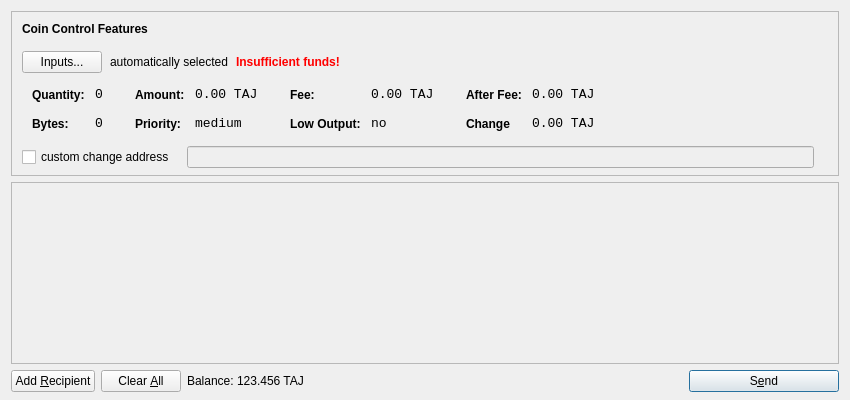
<?xml version="1.0" encoding="UTF-8"?>
<ui version="4.0">
 <class>SendCoinsDialog</class>
 <widget class="QDialog" name="SendCoinsDialog">
  <property name="geometry">
   <rect>
    <x>0</x>
    <y>0</y>
    <width>850</width>
    <height>400</height>
   </rect>
  </property>
  <property name="windowTitle">
   <string>Send Coins</string>
  </property>
  <layout class="QVBoxLayout" name="verticalLayout" stretch="0,1,0">
   <property name="bottomMargin">
    <number>8</number>
   </property>
   <item>
    <widget class="QFrame" name="frameCoinControl">
     <property name="sizePolicy">
      <sizepolicy hsizetype="Expanding" vsizetype="Expanding">
       <horstretch>0</horstretch>
       <verstretch>0</verstretch>
      </sizepolicy>
     </property>
     <property name="maximumSize">
      <size>
       <width>16777215</width>
       <height>16777215</height>
      </size>
     </property>
     <property name="frameShape">
      <enum>QFrame::StyledPanel</enum>
     </property>
     <property name="frameShadow">
      <enum>QFrame::Sunken</enum>
     </property>
     <layout class="QVBoxLayout" name="verticalLayoutCoinControl2">
      <property name="spacing">
       <number>-1</number>
      </property>
      <property name="leftMargin">
       <number>0</number>
      </property>
      <property name="topMargin">
       <number>0</number>
      </property>
      <property name="rightMargin">
       <number>0</number>
      </property>
      <property name="bottomMargin">
       <number>6</number>
      </property>
      <item>
       <layout class="QVBoxLayout" name="verticalLayoutCoinControl" stretch="0,0,0,0,1">
        <property name="spacing">
         <number>0</number>
        </property>
        <property name="leftMargin">
         <number>10</number>
        </property>
        <property name="topMargin">
         <number>10</number>
        </property>
        <item>
         <layout class="QHBoxLayout" name="horizontalLayoutCoinControl1">
          <property name="bottomMargin">
           <number>15</number>
          </property>
          <item>
           <widget class="QLabel" name="labelCoinControlFeatures">
            <property name="sizePolicy">
             <sizepolicy hsizetype="Preferred" vsizetype="Maximum">
              <horstretch>0</horstretch>
              <verstretch>0</verstretch>
             </sizepolicy>
            </property>
            <property name="font">
             <font>
              <weight>75</weight>
              <bold>true</bold>
             </font>
            </property>
            <property name="styleSheet">
             <string notr="true">font-weight:bold;</string>
            </property>
            <property name="text">
             <string>Coin Control Features</string>
            </property>
           </widget>
          </item>
         </layout>
        </item>
        <item>
         <layout class="QHBoxLayout" name="horizontalLayoutCoinControl2" stretch="0,0,0,0">
          <property name="spacing">
           <number>8</number>
          </property>
          <property name="bottomMargin">
           <number>10</number>
          </property>
          <item>
           <widget class="QPushButton" name="pushButtonCoinControl">
            <property name="styleSheet">
             <string notr="true"/>
            </property>
            <property name="text">
             <string>Inputs...</string>
            </property>
           </widget>
          </item>
          <item>
           <widget class="QLabel" name="labelCoinControlAutomaticallySelected">
            <property name="text">
             <string>automatically selected</string>
            </property>
            <property name="margin">
             <number>5</number>
            </property>
           </widget>
          </item>
          <item>
           <widget class="QLabel" name="labelCoinControlInsuffFunds">
            <property name="font">
             <font>
              <weight>75</weight>
              <bold>true</bold>
             </font>
            </property>
            <property name="styleSheet">
             <string notr="true">color:red;font-weight:bold;</string>
            </property>
            <property name="text">
             <string>Insufficient funds!</string>
            </property>
            <property name="margin">
             <number>5</number>
            </property>
           </widget>
          </item>
          <item>
           <spacer name="horizontalSpacerCoinControl">
            <property name="orientation">
             <enum>Qt::Horizontal</enum>
            </property>
            <property name="sizeHint" stdset="0">
             <size>
              <width>40</width>
              <height>1</height>
             </size>
            </property>
           </spacer>
          </item>
         </layout>
        </item>
        <item>
         <widget class="QWidget" name="widgetCoinControl" native="true">
          <property name="sizePolicy">
           <sizepolicy hsizetype="Preferred" vsizetype="Preferred">
            <horstretch>0</horstretch>
            <verstretch>0</verstretch>
           </sizepolicy>
          </property>
          <property name="minimumSize">
           <size>
            <width>0</width>
            <height>0</height>
           </size>
          </property>
          <property name="styleSheet">
           <string notr="true"/>
          </property>
          <layout class="QHBoxLayout" name="horizontalLayoutCoinControl5">
           <property name="margin">
            <number>0</number>
           </property>
           <item>
            <layout class="QHBoxLayout" name="horizontalLayoutCoinControl3" stretch="0,0,0,1">
             <property name="spacing">
              <number>20</number>
             </property>
             <property name="topMargin">
              <number>0</number>
             </property>
             <property name="bottomMargin">
              <number>10</number>
             </property>
             <item>
              <layout class="QFormLayout" name="formLayoutCoinControl1">
               <property name="horizontalSpacing">
                <number>10</number>
               </property>
               <property name="verticalSpacing">
                <number>14</number>
               </property>
               <property name="leftMargin">
                <number>10</number>
               </property>
               <property name="topMargin">
                <number>4</number>
               </property>
               <property name="rightMargin">
                <number>6</number>
               </property>
               <item row="0" column="0">
                <widget class="QLabel" name="labelCoinControlQuantityText">
                 <property name="styleSheet">
                  <string notr="true">font-weight:bold;</string>
                 </property>
                 <property name="text">
                  <string>Quantity:</string>
                 </property>
                 <property name="margin">
                  <number>0</number>
                 </property>
                </widget>
               </item>
               <item row="0" column="1">
                <widget class="QLabel" name="labelCoinControlQuantity">
                 <property name="font">
                  <font>
                   <family>Monospace</family>
                   <pointsize>10</pointsize>
                  </font>
                 </property>
                 <property name="cursor">
                  <cursorShape>IBeamCursor</cursorShape>
                 </property>
                 <property name="contextMenuPolicy">
                  <enum>Qt::ActionsContextMenu</enum>
                 </property>
                 <property name="text">
                  <string>0</string>
                 </property>
                 <property name="margin">
                  <number>0</number>
                 </property>
                 <property name="textInteractionFlags">
                  <set>Qt::LinksAccessibleByMouse|Qt::TextSelectableByKeyboard|Qt::TextSelectableByMouse</set>
                 </property>
                </widget>
               </item>
               <item row="1" column="0">
                <widget class="QLabel" name="labelCoinControlBytesText">
                 <property name="styleSheet">
                  <string notr="true">font-weight:bold;</string>
                 </property>
                 <property name="text">
                  <string>Bytes:</string>
                 </property>
                </widget>
               </item>
               <item row="1" column="1">
                <widget class="QLabel" name="labelCoinControlBytes">
                 <property name="font">
                  <font>
                   <family>Monospace</family>
                   <pointsize>10</pointsize>
                  </font>
                 </property>
                 <property name="cursor">
                  <cursorShape>IBeamCursor</cursorShape>
                 </property>
                 <property name="contextMenuPolicy">
                  <enum>Qt::ActionsContextMenu</enum>
                 </property>
                 <property name="text">
                  <string>0</string>
                 </property>
                 <property name="textInteractionFlags">
                  <set>Qt::LinksAccessibleByMouse|Qt::TextSelectableByKeyboard|Qt::TextSelectableByMouse</set>
                 </property>
                </widget>
               </item>
              </layout>
             </item>
             <item>
              <layout class="QFormLayout" name="formLayoutCoinControl2">
               <property name="horizontalSpacing">
                <number>10</number>
               </property>
               <property name="verticalSpacing">
                <number>14</number>
               </property>
               <property name="leftMargin">
                <number>6</number>
               </property>
               <property name="topMargin">
                <number>4</number>
               </property>
               <property name="rightMargin">
                <number>6</number>
               </property>
               <item row="0" column="0">
                <widget class="QLabel" name="labelCoinControlAmountText">
                 <property name="styleSheet">
                  <string notr="true">font-weight:bold;</string>
                 </property>
                 <property name="text">
                  <string>Amount:</string>
                 </property>
                 <property name="margin">
                  <number>0</number>
                 </property>
                </widget>
               </item>
               <item row="0" column="1">
                <widget class="QLabel" name="labelCoinControlAmount">
                 <property name="font">
                  <font>
                   <family>Monospace</family>
                   <pointsize>10</pointsize>
                  </font>
                 </property>
                 <property name="cursor">
                  <cursorShape>IBeamCursor</cursorShape>
                 </property>
                 <property name="contextMenuPolicy">
                  <enum>Qt::ActionsContextMenu</enum>
                 </property>
                 <property name="text">
                  <string notr="true">0.00 TAJ</string>
                 </property>
                 <property name="textInteractionFlags">
                  <set>Qt::LinksAccessibleByMouse|Qt::TextSelectableByKeyboard|Qt::TextSelectableByMouse</set>
                 </property>
                </widget>
               </item>
               <item row="1" column="0">
                <widget class="QLabel" name="labelCoinControlPriorityText">
                 <property name="styleSheet">
                  <string notr="true">font-weight:bold;</string>
                 </property>
                 <property name="text">
                  <string>Priority:</string>
                 </property>
                </widget>
               </item>
               <item row="1" column="1">
                <widget class="QLabel" name="labelCoinControlPriority">
                 <property name="font">
                  <font>
                   <family>Monospace</family>
                   <pointsize>10</pointsize>
                  </font>
                 </property>
                 <property name="cursor">
                  <cursorShape>IBeamCursor</cursorShape>
                 </property>
                 <property name="contextMenuPolicy">
                  <enum>Qt::ActionsContextMenu</enum>
                 </property>
                 <property name="text">
                  <string>medium</string>
                 </property>
                 <property name="textInteractionFlags">
                  <set>Qt::LinksAccessibleByMouse|Qt::TextSelectableByKeyboard|Qt::TextSelectableByMouse</set>
                 </property>
                </widget>
               </item>
              </layout>
             </item>
             <item>
              <layout class="QFormLayout" name="formLayoutCoinControl3">
               <property name="horizontalSpacing">
                <number>10</number>
               </property>
               <property name="verticalSpacing">
                <number>14</number>
               </property>
               <property name="leftMargin">
                <number>6</number>
               </property>
               <property name="topMargin">
                <number>4</number>
               </property>
               <property name="rightMargin">
                <number>6</number>
               </property>
               <item row="0" column="0">
                <widget class="QLabel" name="labelCoinControlFeeText">
                 <property name="styleSheet">
                  <string notr="true">font-weight:bold;</string>
                 </property>
                 <property name="text">
                  <string>Fee:</string>
                 </property>
                 <property name="margin">
                  <number>0</number>
                 </property>
                </widget>
               </item>
               <item row="0" column="1">
                <widget class="QLabel" name="labelCoinControlFee">
                 <property name="font">
                  <font>
                   <family>Monospace</family>
                   <pointsize>10</pointsize>
                  </font>
                 </property>
                 <property name="cursor">
                  <cursorShape>IBeamCursor</cursorShape>
                 </property>
                 <property name="contextMenuPolicy">
                  <enum>Qt::ActionsContextMenu</enum>
                 </property>
                 <property name="text">
                  <string notr="true">0.00 TAJ</string>
                 </property>
                 <property name="textInteractionFlags">
                  <set>Qt::LinksAccessibleByMouse|Qt::TextSelectableByKeyboard|Qt::TextSelectableByMouse</set>
                 </property>
                </widget>
               </item>
               <item row="1" column="0">
                <widget class="QLabel" name="labelCoinControlLowOutputText">
                 <property name="styleSheet">
                  <string notr="true">font-weight:bold;</string>
                 </property>
                 <property name="text">
                  <string>Low Output:</string>
                 </property>
                </widget>
               </item>
               <item row="1" column="1">
                <widget class="QLabel" name="labelCoinControlLowOutput">
                 <property name="font">
                  <font>
                   <family>Monospace</family>
                   <pointsize>10</pointsize>
                  </font>
                 </property>
                 <property name="cursor">
                  <cursorShape>IBeamCursor</cursorShape>
                 </property>
                 <property name="contextMenuPolicy">
                  <enum>Qt::ActionsContextMenu</enum>
                 </property>
                 <property name="text">
                  <string>no</string>
                 </property>
                 <property name="textInteractionFlags">
                  <set>Qt::LinksAccessibleByMouse|Qt::TextSelectableByKeyboard|Qt::TextSelectableByMouse</set>
                 </property>
                </widget>
               </item>
              </layout>
             </item>
             <item>
              <layout class="QFormLayout" name="formLayoutCoinControl4">
               <property name="horizontalSpacing">
                <number>10</number>
               </property>
               <property name="verticalSpacing">
                <number>14</number>
               </property>
               <property name="leftMargin">
                <number>6</number>
               </property>
               <property name="topMargin">
                <number>4</number>
               </property>
               <property name="rightMargin">
                <number>6</number>
               </property>
               <item row="0" column="0">
                <widget class="QLabel" name="labelCoinControlAfterFeeText">
                 <property name="styleSheet">
                  <string notr="true">font-weight:bold;</string>
                 </property>
                 <property name="text">
                  <string>After Fee:</string>
                 </property>
                 <property name="margin">
                  <number>0</number>
                 </property>
                </widget>
               </item>
               <item row="0" column="1">
                <widget class="QLabel" name="labelCoinControlAfterFee">
                 <property name="font">
                  <font>
                   <family>Monospace</family>
                   <pointsize>10</pointsize>
                  </font>
                 </property>
                 <property name="cursor">
                  <cursorShape>IBeamCursor</cursorShape>
                 </property>
                 <property name="contextMenuPolicy">
                  <enum>Qt::ActionsContextMenu</enum>
                 </property>
                 <property name="text">
                  <string notr="true">0.00 TAJ</string>
                 </property>
                 <property name="textInteractionFlags">
                  <set>Qt::LinksAccessibleByMouse|Qt::TextSelectableByKeyboard|Qt::TextSelectableByMouse</set>
                 </property>
                </widget>
               </item>
               <item row="1" column="0">
                <widget class="QLabel" name="labelCoinControlChangeText">
                 <property name="styleSheet">
                  <string notr="true">font-weight:bold;</string>
                 </property>
                 <property name="text">
                  <string>Change</string>
                 </property>
                </widget>
               </item>
               <item row="1" column="1">
                <widget class="QLabel" name="labelCoinControlChange">
                 <property name="font">
                  <font>
                   <family>Monospace</family>
                   <pointsize>10</pointsize>
                  </font>
                 </property>
                 <property name="cursor">
                  <cursorShape>IBeamCursor</cursorShape>
                 </property>
                 <property name="contextMenuPolicy">
                  <enum>Qt::ActionsContextMenu</enum>
                 </property>
                 <property name="text">
                  <string notr="true">0.00 TAJ</string>
                 </property>
                 <property name="textInteractionFlags">
                  <set>Qt::LinksAccessibleByMouse|Qt::TextSelectableByKeyboard|Qt::TextSelectableByMouse</set>
                 </property>
                </widget>
               </item>
              </layout>
             </item>
            </layout>
           </item>
          </layout>
         </widget>
        </item>
        <item>
         <layout class="QHBoxLayout" name="horizontalLayoutCoinControl4" stretch="0,0,0">
          <property name="spacing">
           <number>12</number>
          </property>
          <property name="sizeConstraint">
           <enum>QLayout::SetDefaultConstraint</enum>
          </property>
          <property name="topMargin">
           <number>5</number>
          </property>
          <property name="rightMargin">
           <number>5</number>
          </property>
          <item>
           <widget class="QCheckBox" name="checkBoxCoinControlChange">
            <property name="text">
             <string>custom change address</string>
            </property>
           </widget>
          </item>
          <item>
           <widget class="QLineEdit" name="lineEditCoinControlChange">
            <property name="enabled">
             <bool>false</bool>
            </property>
            <property name="sizePolicy">
             <sizepolicy hsizetype="Expanding" vsizetype="Fixed">
              <horstretch>0</horstretch>
              <verstretch>0</verstretch>
             </sizepolicy>
            </property>
           </widget>
          </item>
          <item>
           <widget class="QLabel" name="labelCoinControlChangeLabel">
            <property name="sizePolicy">
             <sizepolicy hsizetype="Preferred" vsizetype="Expanding">
              <horstretch>0</horstretch>
              <verstretch>0</verstretch>
             </sizepolicy>
            </property>
            <property name="minimumSize">
             <size>
              <width>0</width>
              <height>0</height>
             </size>
            </property>
            <property name="text">
             <string/>
            </property>
            <property name="margin">
             <number>3</number>
            </property>
           </widget>
          </item>
         </layout>
        </item>
        <item>
         <spacer name="verticalSpacerCoinControl">
          <property name="orientation">
           <enum>Qt::Vertical</enum>
          </property>
          <property name="sizeHint" stdset="0">
           <size>
            <width>800</width>
            <height>1</height>
           </size>
          </property>
         </spacer>
        </item>
       </layout>
      </item>
     </layout>
    </widget>
   </item>
   <item>
    <widget class="QScrollArea" name="scrollArea">
     <property name="widgetResizable">
      <bool>true</bool>
     </property>
     <widget class="QWidget" name="scrollAreaWidgetContents">
      <property name="geometry">
       <rect>
        <x>0</x>
        <y>0</y>
        <width>830</width>
        <height>165</height>
       </rect>
      </property>
      <layout class="QVBoxLayout" name="verticalLayout_2">
       <property name="margin">
        <number>0</number>
       </property>
       <item>
        <layout class="QVBoxLayout" name="entries">
         <property name="spacing">
          <number>6</number>
         </property>
        </layout>
       </item>
       <item>
        <spacer name="verticalSpacer">
         <property name="orientation">
          <enum>Qt::Vertical</enum>
         </property>
         <property name="sizeHint" stdset="0">
          <size>
           <width>20</width>
           <height>40</height>
          </size>
         </property>
        </spacer>
       </item>
      </layout>
     </widget>
    </widget>
   </item>
   <item>
    <layout class="QHBoxLayout" name="horizontalLayout">
     <item>
      <widget class="QPushButton" name="addButton">
       <property name="toolTip">
        <string>Send to multiple recipients at once</string>
       </property>
       <property name="text">
        <string>Add &amp;Recipient</string>
       </property>
       <property name="autoDefault">
        <bool>false</bool>
       </property>
      </widget>
     </item>
     <item>
      <widget class="QPushButton" name="clearButton">
       <property name="sizePolicy">
        <sizepolicy hsizetype="Minimum" vsizetype="Fixed">
         <horstretch>0</horstretch>
         <verstretch>0</verstretch>
        </sizepolicy>
       </property>
       <property name="toolTip">
        <string>Remove all transaction fields</string>
       </property>
       <property name="text">
        <string>Clear &amp;All</string>
       </property>
       <property name="autoRepeatDelay">
        <number>300</number>
       </property>
       <property name="autoDefault">
        <bool>false</bool>
       </property>
      </widget>
     </item>
     <item>
      <layout class="QHBoxLayout" name="horizontalLayout_2">
       <property name="spacing">
        <number>3</number>
       </property>
       <item>
        <widget class="QLabel" name="label">
         <property name="sizePolicy">
          <sizepolicy hsizetype="Preferred" vsizetype="Fixed">
           <horstretch>0</horstretch>
           <verstretch>0</verstretch>
          </sizepolicy>
         </property>
         <property name="text">
          <string>Balance:</string>
         </property>
        </widget>
       </item>
       <item>
        <widget class="QLabel" name="labelBalance">
         <property name="sizePolicy">
          <sizepolicy hsizetype="Preferred" vsizetype="Fixed">
           <horstretch>0</horstretch>
           <verstretch>0</verstretch>
          </sizepolicy>
         </property>
         <property name="cursor">
          <cursorShape>IBeamCursor</cursorShape>
         </property>
         <property name="text">
          <string notr="true">123.456 TAJ</string>
         </property>
         <property name="textInteractionFlags">
          <set>Qt::LinksAccessibleByMouse|Qt::TextSelectableByKeyboard|Qt::TextSelectableByMouse</set>
         </property>
        </widget>
       </item>
      </layout>
     </item>
     <item>
      <spacer name="horizontalSpacer">
       <property name="orientation">
        <enum>Qt::Horizontal</enum>
       </property>
       <property name="sizeHint" stdset="0">
        <size>
         <width>40</width>
         <height>20</height>
        </size>
       </property>
      </spacer>
     </item>
     <item>
      <widget class="QPushButton" name="sendButton">
       <property name="minimumSize">
        <size>
         <width>150</width>
         <height>0</height>
        </size>
       </property>
       <property name="toolTip">
        <string>Confirm the send action</string>
       </property>
       <property name="text">
        <string>S&amp;end</string>
       </property>
       <property name="icon">
        <iconset resource="../bitcoin.qrc">
         <normaloff>:/icons/send</normaloff>:/icons/send</iconset>
       </property>
       <property name="default">
        <bool>true</bool>
       </property>
      </widget>
     </item>
    </layout>
   </item>
  </layout>
 </widget>
 <resources>
  <include location="../bitcoin.qrc"/>
 </resources>
 <connections/>
</ui>
